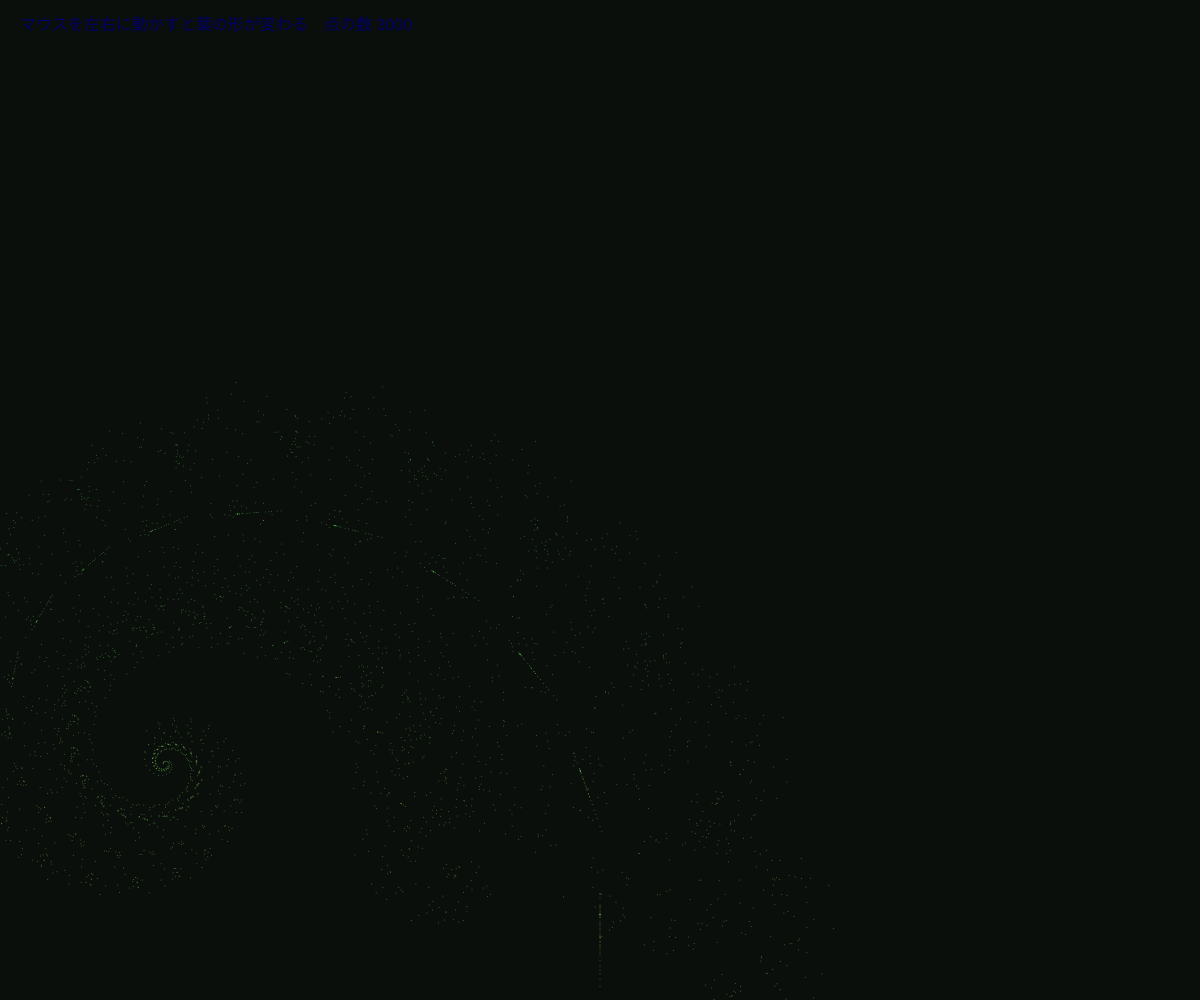
Frame 1 (no input)
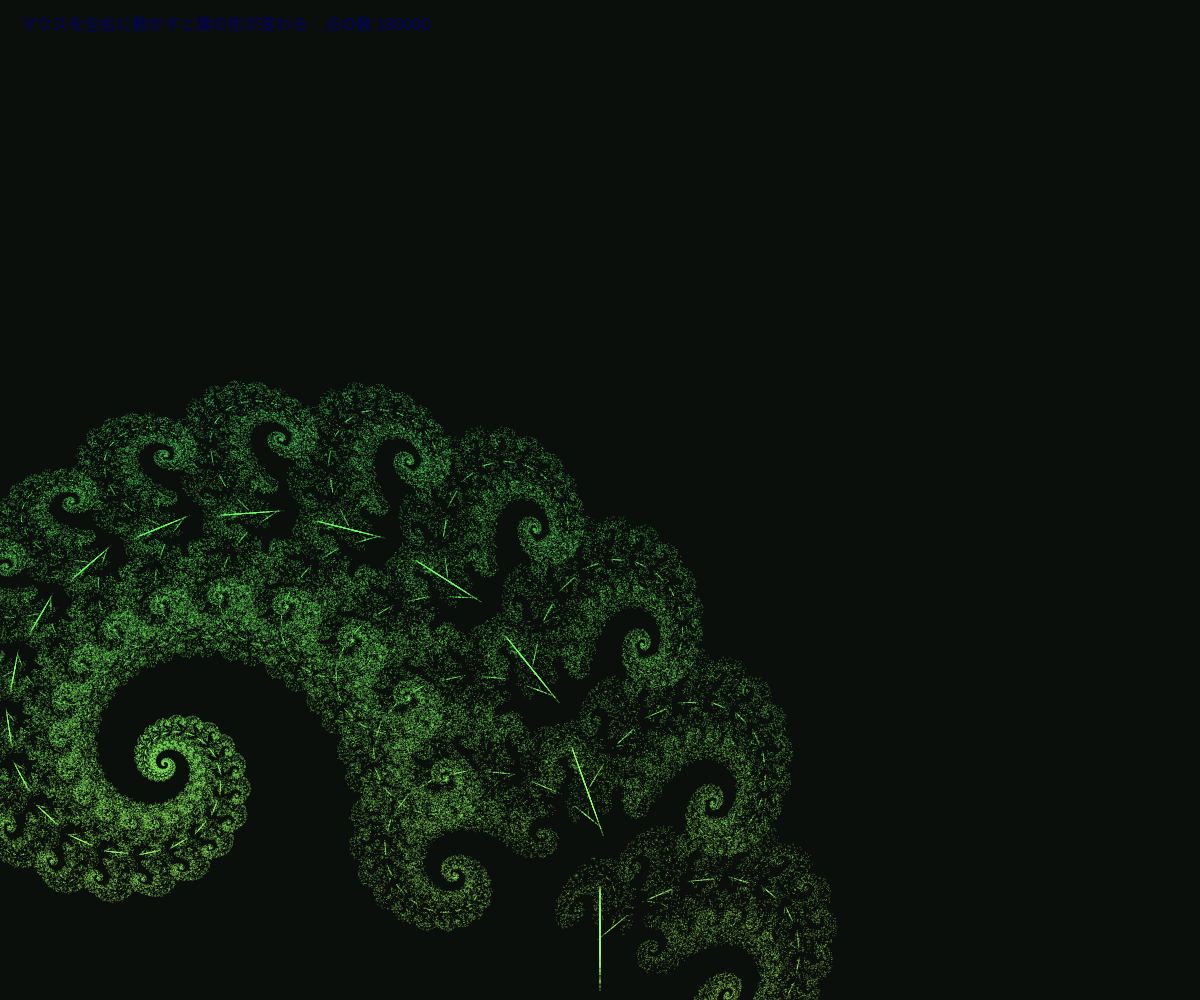
Frame 60 (no input)
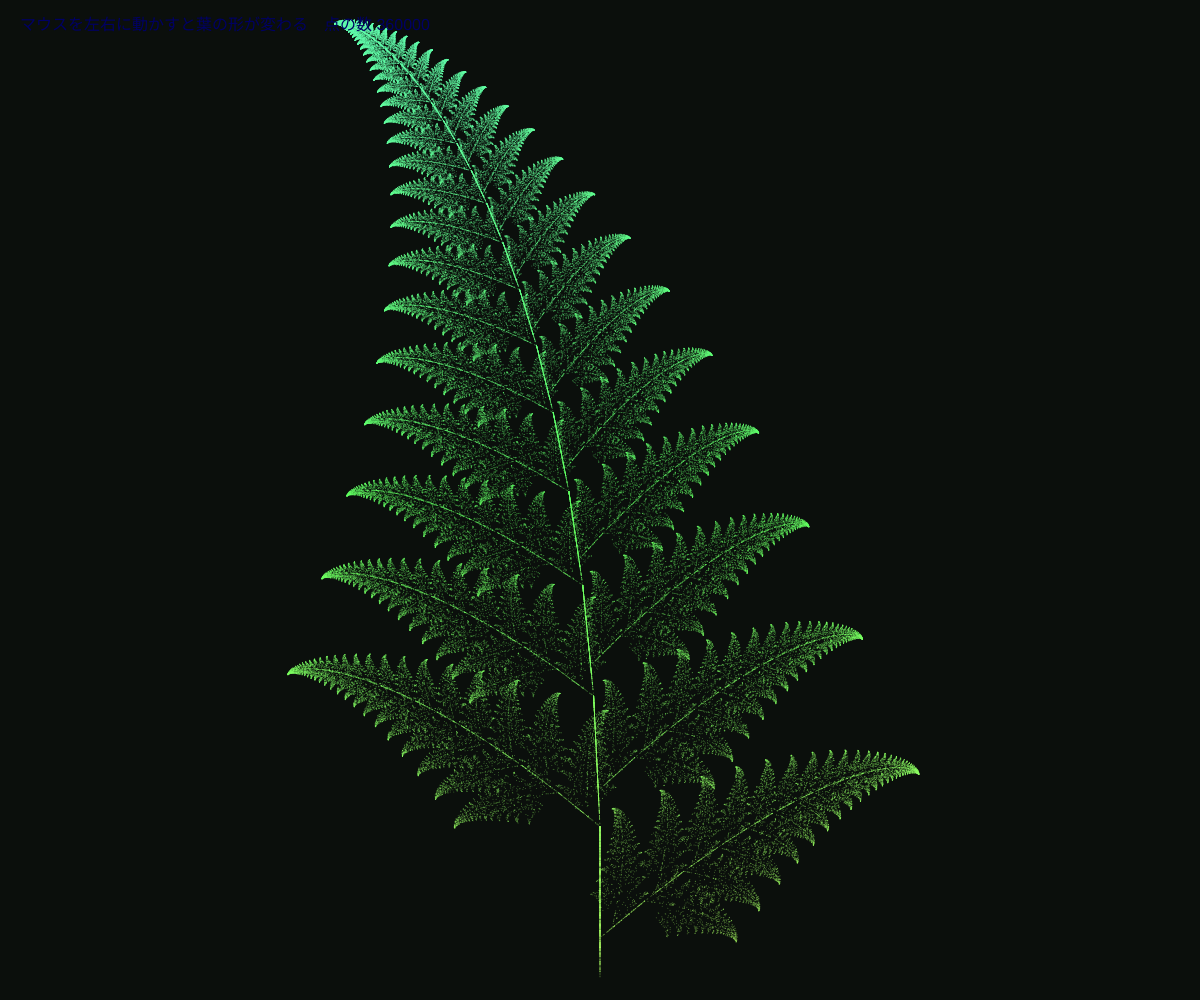
Frame 120 (the mouse pressed at the canvas centre since frame 60)

The p5.js sketch that drew these frames (run headless with seeded random() and noise() and a simulated clock; from frame 60 on, the mouse is pressed at the canvas centre):

// p5.js sketch
// ── sketch.js
// ============================================
// 04 バーンズリーのシダ（点を打つだけで葉ができる）
// 4つの「縮めて動かす」変換をランダムに選んで、点を何万個も打つ
// マウスを左右に動かすと、葉の形が変わる（変換の角度を変えている）
// ============================================

let x = 0;
let y = 0;
let layer; // 点を描きためるキャンバス
let twist = 0; // 葉のねじれ（マウスで変える）

function setup() {
  createCanvas(windowWidth, windowHeight);
  layer = createGraphics(width, height);
  layer.colorMode(HSB, 360, 100, 100, 100);
  layer.background(140, 30, 6);
}

function draw() {
  // マウスが動いたら、形を変えて描き直す
  let t = map(mouseX, 0, width, -0.25, 0.25, true);
  if (abs(t - twist) > 0.002) {
    twist = t;
    layer.background(140, 30, 6);
  }

  // 1フレームに 3000 個の点を打つ
  for (let i = 0; i < 3000; i++) {
    let r = random(); // 0〜1 のサイコロで、どの変換を使うか決める
    let nx, ny;
    if (r < 0.01) {
      // 1%：茎
      nx = 0;
      ny = 0.16 * y;
    } else if (r < 0.86) {
      // 85%：葉全体を少し縮めて上へ（ここをマウスでねじる）
      let a = -0.04 + twist;
      nx = 0.85 * x + a * y;
      ny = -a * x + 0.85 * y + 1.6;
    } else if (r < 0.93) {
      // 7%：左の小葉
      nx = 0.2 * x - 0.26 * y;
      ny = 0.23 * x + 0.22 * y + 1.6;
    } else {
      // 7%：右の小葉
      nx = -0.15 * x + 0.28 * y;
      ny = 0.26 * x + 0.24 * y + 0.44;
    }
    x = nx;
    y = ny;

    // 数学の座標（x: -2.2〜2.7, y: 0〜10）→ 画面の座標
    let px = map(x, -3, 3, width / 2 - height * 0.3, width / 2 + height * 0.3);
    let py = map(y, 0, 10, height - 20, 20);
    layer.stroke(map(y, 0, 10, 90, 150), 60, 100, 40);
    layer.point(px, py);
  }

  image(layer, 0, 0);

  noStroke();
  fill(0, 0, 100);
  textSize(16);
  text('マウスを左右に動かすと葉の形が変わる　点の数 ' + frameCount * 3000, 20, 30);
}

// ---------- やってみよう ----------
// 1. 0.85 を 0.8 や 0.9 にすると、葉の長さが変わる
// 2. 確率（0.01 / 0.86 / 0.93）を変えると、点の集まり方が変わる
// 3. 色を y ではなく、どの変換を使ったかで変えてみよう
